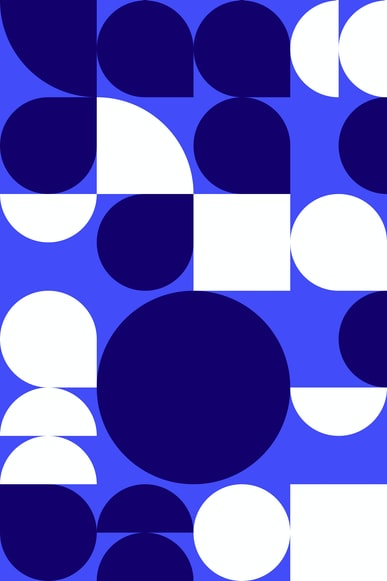
#> input picture shapes.jfif, 387 x 581 px
$ python main-1.py
#> lines starting #> are read from the running program, lines starting #| are printed output that depends on the picture; after the words box and inside, x2 and y2 are one past the last pixel; in counts of white or black regions, pixels touching at a corner belong together
import cv2
import numpy as np
from matplotlib import pyplot as plt

# read image
img = cv2.imread('shapes.jfif', cv2.IMREAD_COLOR)
#> img is the input picture: shape (581, 387, 3); mean B, G, R 188.3, 99.4, 104.3

# converting image to grayscale
gray = cv2.cvtColor(img, cv2.COLOR_BGR2GRAY)
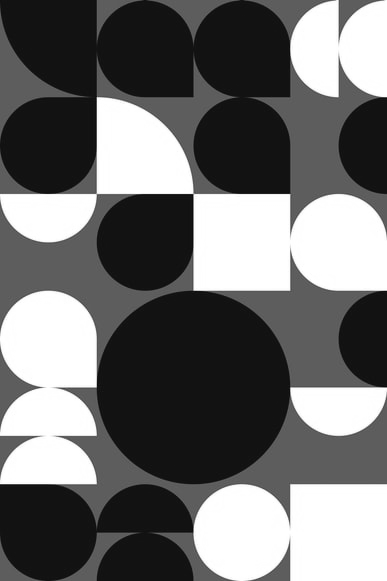
#> gray: shape (581, 387); min 7, max 255, mean 111.2

# setting threshold of gray image
ret, thresh = cv2.threshold(gray, 127, 255, cv2.THRESH_BINARY)
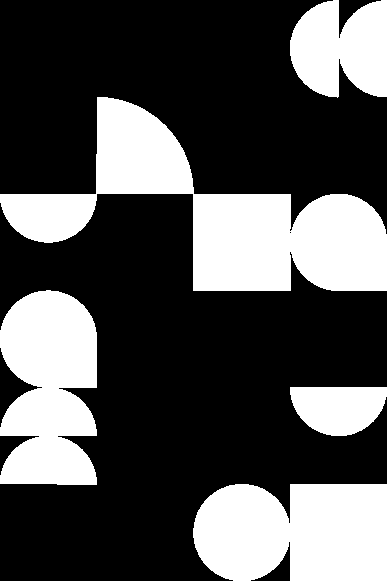
#> thresh: shape (581, 387); 32.1% white; 5 white regions

contours, hierarchy = cv2.findContours(
	                    thresh, cv2.RETR_TREE, cv2.CHAIN_APPROX_SIMPLE)
#> contours = 6 contours, 1 with area under 20; largest, box (x1, y1, x2, y2) and area: (0, 97, 387, 291) 27968, (193, 484, 387, 581) 16546, (0, 290, 97, 485) 15080, (290, 0, 387, 98) 7266, (290, 387, 387, 436) 3652

i=0

# list for storing names of shapes
for obj in contours:

	# using drawContours() function to get the shape
	cv2.drawContours(img, [obj], -1, (100, 0, 255), 3)

	# here we are ignoring first counter because
	# findcontour function detects whole image as shape
	if i == 0:
		i = 1
		continue

	# cv2.approxPloyDP() function to approximate the shape
	approx = cv2.approxPolyDP(
		obj, 0.01 * cv2.arcLength(obj, True), True)

	# using drawContours() function to get the shape
	cv2.drawContours(img, [obj], -1, (0, 255, 0), 3)

	# identify center of shape
	M = cv2.moments(obj)
	if M['m00'] != 0.0:
		x = int(M['m10']/M['m00'])
		y = int(M['m01']/M['m00'])

	# map text to image
	if len(approx) == 3:
		cv2.putText(img, 'Triangle', (x, y),
					cv2.FONT_HERSHEY_SCRIPT_COMPLEX, 0.6, (31, 33, 32), 2)

	elif len(approx) == 4:
		cv2.putText(img, 'Quadrilateral', (x, y),
					cv2.FONT_HERSHEY_SIMPLEX, 0.6, (31, 33, 32), 2)

	elif len(approx) == 5:
		cv2.putText(img, 'Pentagon', (x, y),
					cv2.FONT_HERSHEY_SIMPLEX, 0.6, (31, 33, 32), 2)

	elif len(approx) == 6:
		cv2.putText(img, 'Hexagon', (x, y),
					cv2.FONT_HERSHEY_SIMPLEX, 0.6, (31, 33, 32), 2)

	else:
		cv2.putText(img, 'circle', (x, y),
					cv2.FONT_HERSHEY_SIMPLEX, 0.6, (31, 33, 32), 2)
#> this loop made 6 passes
#> (approx, x, y) on pass 5: ([[289, 232], [290, 231], [291, 232], [290, 233]], 290, 232)
#> (x, y) on passes 2, 3, 4, 6: (338, 407), (49, 388), (217, 215), (341, 48)
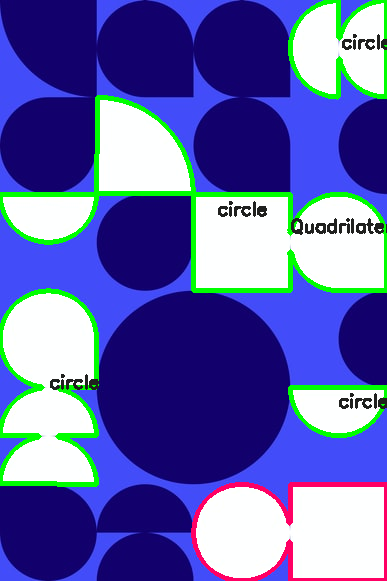
#> img: shape (581, 387, 3); 7.38% of pixels changed, all inside (x1, y1, x2, y2) = (0, 0, 387, 581)
#> after the loop, i = 1

# displaying the image
cv2.imshow('shapes', img)

# plot the image on graph
plt.imshow(img)
plt.show()
